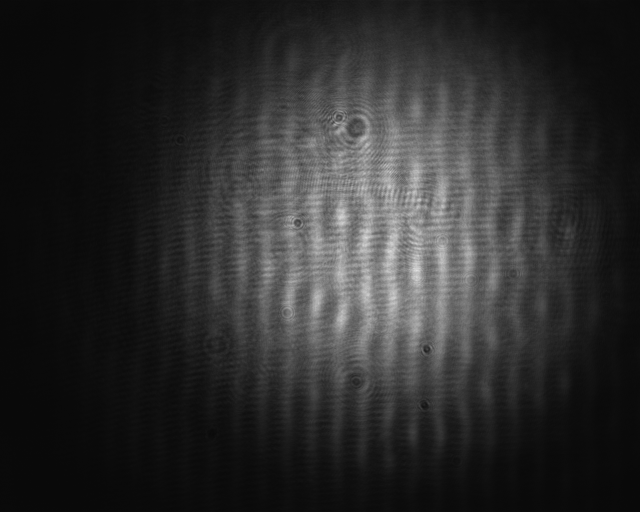
#> input picture 2026W/Lab/00 Workshop/Waves/acousto_near.tif, 1280 x 1024 px (shown at 1/2 size)
$ python acousto_optic.py
#> lines starting #> are read from the running program, lines starting #| are printed output that depends on the picture; long printed decimals are rounded
import matplotlib.pyplot as plt
import numpy as np
from scipy import signal

image = plt.imread("acousto_near.tif")
#> image is the input picture: shape (1024, 1280, 4); mean R, G, B, A 43.8, 43.8, 43.8, 255

plt.imshow(image)
plt.show()

x0, x1 = 600, 800
x = np.linspace(x0, x1, 400)
y0, y1 = 400, 600
y_near = image[y0, x0 : x0 + len(x), 0]
#> y_near = 400 values, max 199 at index 235, min 80 at index 365, mean 133.5
plt.plot(x, y_near, label="Intensity")

peaks, _ = signal.find_peaks(y_near, distance=40)
#> peaks = [28, 87, 136, 190, 235, 287, 332, 382]
spacings = np.diff(peaks)
#> spacings = [59, 49, 54, 45, 52, 45, 50]
avg_dist = np.mean(spacings) * 5.2e-6
#> avg_dist = 0.000263
v = avg_dist * 2079e6
#> v = 546717.6
print(f"{v=}")
#| v=546717.600
plt.plot(x[peaks], y_near[peaks], "^", label="Peaks")

plt.grid()
plt.legend()
plt.show()
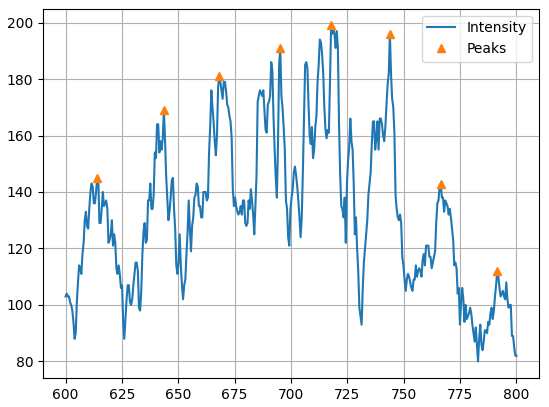
#> figure drawn by matplotlib, 1 panel; curve peaks at x = 717.8, y = 199

image = plt.imread("acousto_far.tif")
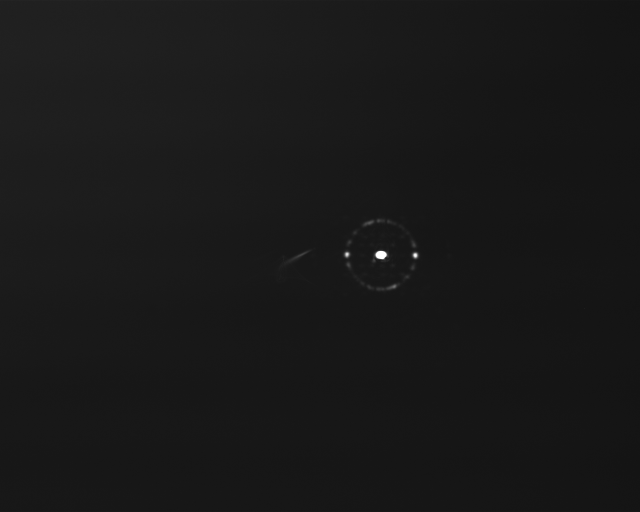
#> input picture 2026W/Lab/00 Workshop/Waves/acousto_far.tif, 1280 x 1024 px (shown at 1/2 size)
#> image is the input picture: shape (1024, 1280, 4); mean R, G, B, A 24.4, 24.4, 24.4, 255

plt.imshow(image)
plt.show()

x0, x1 = 750, 850
x = np.linspace(x0, x1, 100)
y0, y1 = 450, 550
y_far = image[y0, x0 : x0 + len(x), 0]
#> y_far = 100 values, max 34 at index 48, min 21 at index 85, mean 25.15
plt.plot(x, y_far, label="Intensity_far")

peaks, _ = signal.find_peaks(y_far, distance=1)
#> peaks = [8, 15, 19, 21, 38, 48, 50, 66, 68, 70, 73, 80, 88, 90, 94]
plt.plot(x[peaks], y_far[peaks], "^", label="Peaks")
brightest = sorted(peaks, key=lambda p: y_far[p], reverse=True)[:2]
#> brightest = [48, 50]
distance = (brightest[1] - brightest[0]) * 5.2e-6
#> distance = 1.04e-05
v = (2079e6 * 0.3 * 632.8e-9) / distance
#> v = 37949746.2
print(f"{v=}")
#| v=37949746.154
plt.grid()
plt.legend()
plt.show()
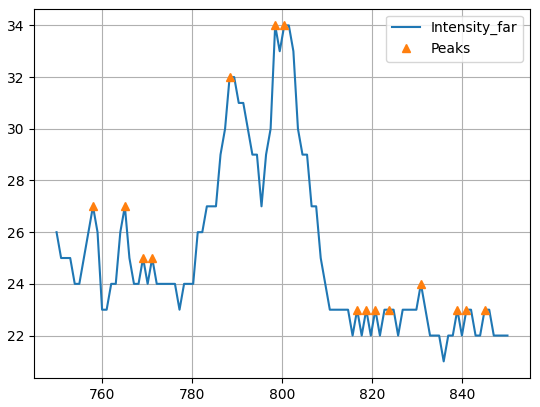
#> figure drawn by matplotlib, 1 panel; curve peaks at x = 798.5, y = 34; curve peaks at x = 798.5, y = 34

ff = np.fft.fft(y_near)
iff = np.fft.ifft(y_far)
plt.plot(y_near, ff, label="FFT")
plt.plot(y_far, iff, label="iFFT")
plt.grid()
plt.legend()
plt.show()
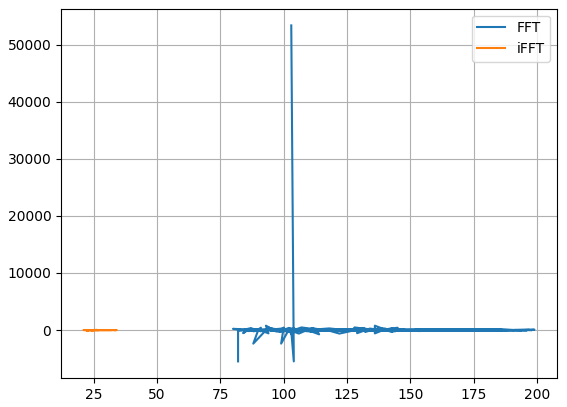
#> figure drawn by matplotlib, 1 panel
